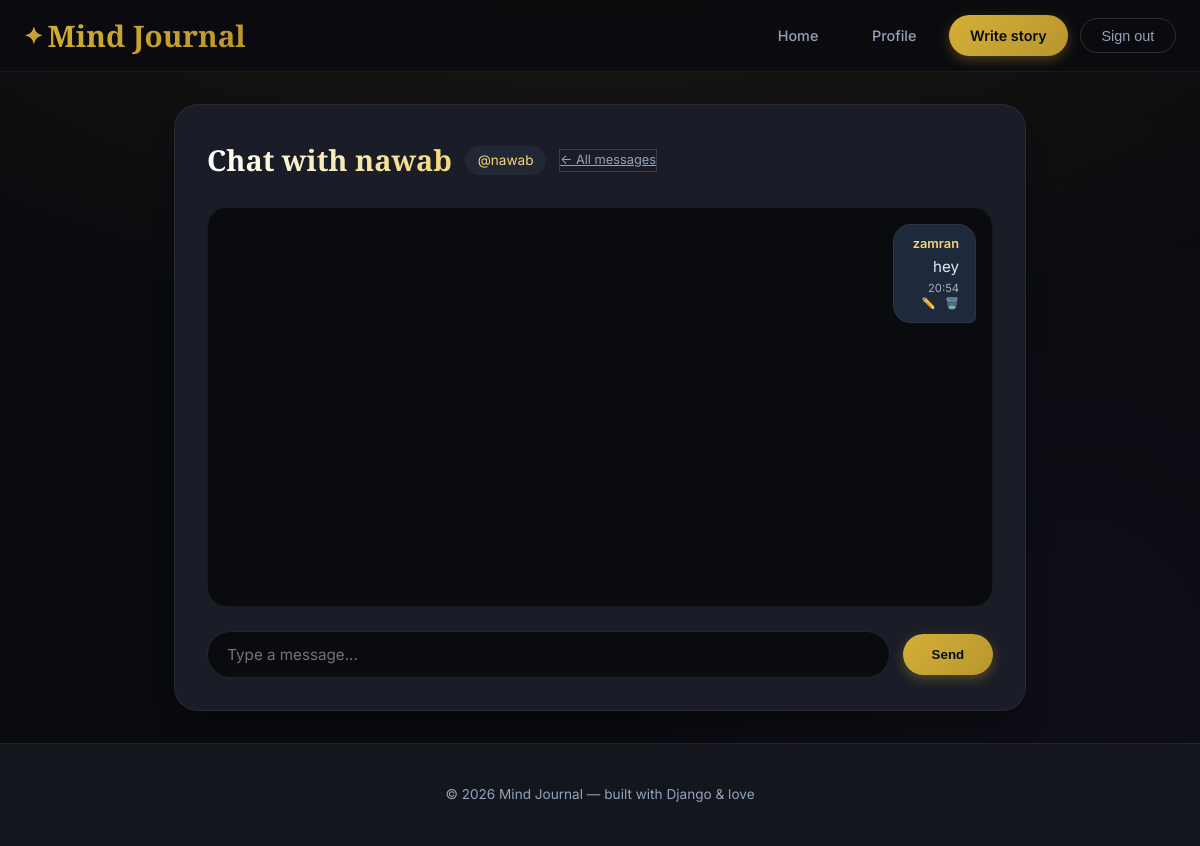
The page /chat/nawab/ (signed in) on the database its author committed.
### blog/models.py (models this page shows, shortened)
class Message(models.Model):
    sender = models.ForeignKey(User, on_delete=models.CASCADE, related_name='sent_messages')
    receiver = models.ForeignKey(User, on_delete=models.CASCADE, related_name='received_messages')
    content = models.TextField(max_length=1000)
    timestamp = models.DateTimeField(auto_now_add=True)
    is_read = models.BooleanField(default=False)
    class Meta:
        ordering = ['timestamp']

### blog/views.py (the view)
# urls.py: path('chat/<str:username>/', views.chat_room, name='chat_room'),
@login_required
def chat_room(request, username):
    if request.user.username == username:
        messages.error(request, "You cannot chat with yourself.")
        return redirect('profile', username=request.user.username)
    other_user = get_object_or_404(User, username=username)
    messages_list = Message.objects.filter(
        (Q(sender=request.user) & Q(receiver=other_user)) |
        (Q(sender=other_user) & Q(receiver=request.user))
    ).order_by('timestamp')
    Message.objects.filter(sender=other_user, receiver=request.user, is_read=False).update(is_read=True)
    return render(request, 'blog/chat.html', {'other_user': other_user, 'messages': messages_list})

### blog/templates/blog/chat.html (shortened to what this page needs)
<!DOCTYPE html>
<html lang="en">
<head>
</head>
<body>
<nav class="navbar">
    <div class="nav-inner">
        <div class="logo"><a href="{% url 'blog-home' %}">Mind Journal</a></div>
        <div class="nav-links">
            <a href="{% url 'blog-home' %}">Home</a>
            {% if user.is_authenticated %}
                <a href="{% url 'profile' user.username %}">Profile</a>
                <a href="{% url 'post-create' %}" class="btn-primary">Write story</a>
                <form action="{% url 'logout' %}" method="post" style="margin:0">
                    <button type="submit" class="btn-outline">Sign out</button>
                </form>
            {% else %}
                <a href="{% url 'login' %}" class="btn-outline">Sign in</a>
            {% endif %}
        </div>
    </div>
</nav>
<main class="container">
    <div class="chat-section">
        <div class="chat-header">
            <h2>Chat with {{ other_user.username }}</h2>
            <span class="user-badge">@{{ other_user.username }}</span>
            <a href="{% url 'chat_list' %}" class="btn-outline" style="font-size: 0.8rem;">← All messages</a>
        </div>
        <div id="chat-messages">
            {% for msg in messages %}
                <div class="message {% if msg.sender == request.user %}sent{% else %}received{% endif %}" data-msg-id="{{ msg.id }}">
                    <strong>{{ msg.sender.username }}</strong>
                    <span>{{ msg.content }}</span>
                    <small>{{ msg.timestamp|date:"H:i" }}</small>
                    {% if msg.sender == request.user %}
                        <div class="message-actions">
                            <a href="{% url 'edit_message' msg.id %}">✏️</a>
                            <form action="{% url 'delete_message' msg.id %}" method="post" style="display: inline;">
                                <button type="submit" style="background: none; border: none; color: var(--text-secondary); cursor: pointer; padding: 0; font-size: inherit;">🗑️</button>
                            </form>
                        </div>
                    {% endif %}
                </div>
            {% endfor %}
        </div>
        <form method="post" action="{% url 'send_message' other_user.username %}" id="chat-form">
            <input type="text" name="content" id="message-input" placeholder="Type a message..." required>
            <button type="submit">Send</button>
        </form>
    </div>
</main>
<footer class="footer">
    <p>© 2026 Mind Journal — built with Django & love</p>
</footer>
</body>
</html>

### rows shown on the page
Message: sender.username "zamran", content "hey", timestamp "20:54"

### other values the page prints
{{ other_user.username }} "nawab"
